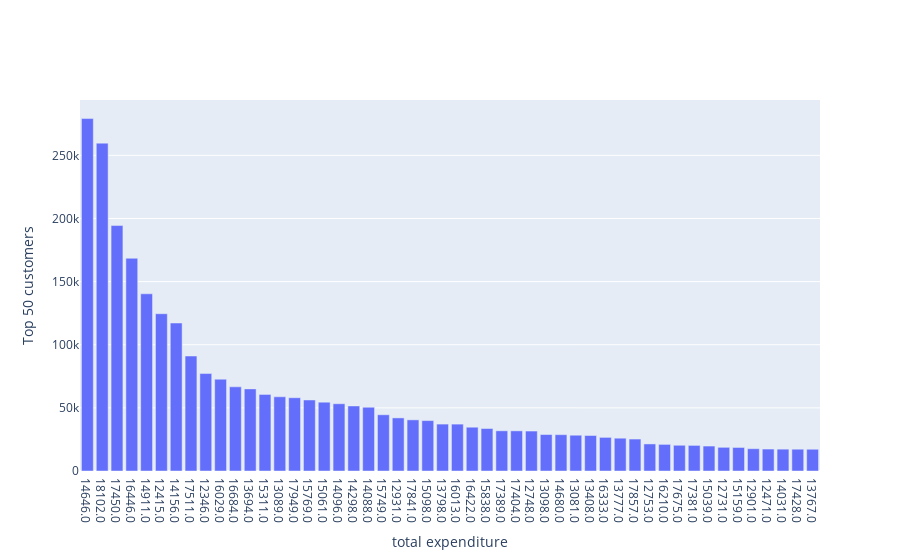

The cell this chart's notebook holds for it:
### Code cell
#Grouped per customer
grouped  = data.groupby(['Customer ID']).sum()['TotalSales'].sort_values(ascending=False)
grouped_top = pd.DataFrame(grouped.head(50))
grouped_top.reset_index(level=0, inplace=True)
grouped_top.sort_values('Customer ID', ascending=False)

#f, ax = plt.subplots(figsize=(12, 10))
#plt.xticks(rotation='vertical')
#sns.barplot(x=grouped_top['CustomerID'], y=grouped_top['total_spend'],order=grouped_top['CustomerID'],color='steelblue')
#plt.ylabel('total expenditure', fontsize=13)
#plt.xlabel('Top 50 customers', fontsize=13)
#plt.show()

data_plot = [go.Bar(x=grouped_top['Customer ID'], y=grouped_top['TotalSales'])]
layout = go.Layout(yaxis={'autorange':True,'title':'Top 50 customers'},xaxis={'type':'category','title':'total expenditure'})
fig = go.Figure(data=data_plot, layout=layout)
iplot(fig)

### Figure 1 — Plotly figure (JSON) as saved in the notebook; plotly's stock layout.template omitted (floating-point values rounded to 4 significant figures)
{"data": [{"type": "bar", "x": ["14646.0", "18102.0", "17450.0", "16446.0", "14911.0", "12415.0", "14156.0", "17511.0", "12346.0", "16029.0", "16684.0", "13694.0", "15311.0", "13089.0", "17949.0", "15769.0", "15061.0", "14096.0", "14298.0", "14088.0", "15749.0", "12931.0", "17841.0", "15098.0", "13798.0", "16013.0", "16422.0", "15838.0", "17389.0", "17404.0", "12748.0", "13098.0", "14680.0", "13081.0", "13408.0", "16333.0", "13777.0", "17857.0", "12753.0", "16210.0", "17675.0", "17381.0", "15039.0", "12731.0", "15159.0", "12901.0", "12471.0", "14031.0", "17428.0", "13767.0"], "y": [279100.0, 259700.0, 194400.0, 168500.0, 140300.0, 124600.0, 117200.0, 91060.0, 77180.0, 72710.0, 66650.0, 65040.0, 60630.0, 58760.0, 58030.0, 56250.0, 54530.0, 53260.0, 51530.0, 50490.0, 44530.0, 42060.0, 40500.0, 39920.0, 37150.0, 37130.0, 34680.0, 33640.0, 31830.0, 31780.0, 31650.0, 28880.0, 28750.0, 28340.0, 28120.0, 26630.0, 25980.0, 25300.0, 21430.0, 21080.0, 20370.0, 20280.0, 19770.0, 18750.0, 18640.0, 17650.0, 17390.0, 17290.0, 17260.0, 17220.0]}], "layout": {"xaxis": {"title": {"text": "total expenditure"}, "type": "category"}, "yaxis": {"autorange": true, "title": {"text": "Top 50 customers"}}}}
